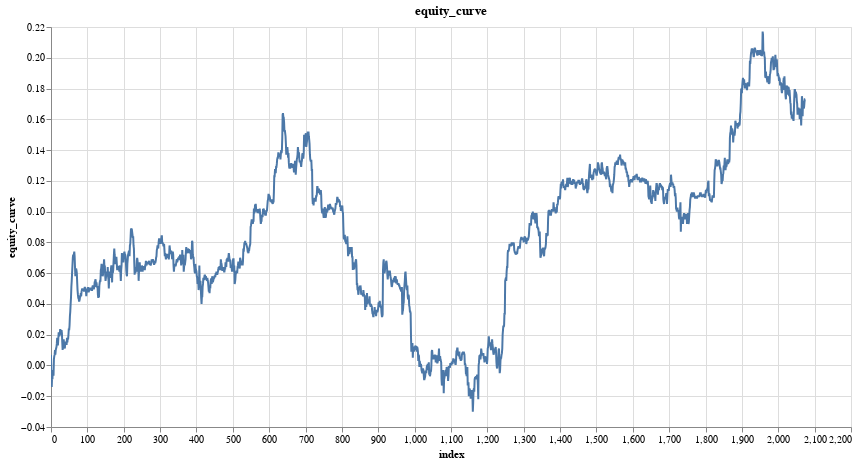

The notebook cell this image was saved under:
### Code cell
features = ['close_log_return_lag_2']
model = LinearModel(len(features))
model_trades = researches.learn_model_trades(ts, features, target, model, no_epochs=200, loss=nn.L1Loss())

researches.plot_column(model_trades, 'equity_curve')

### Figure 1 — Vega specification as saved in the notebook (floating-point values rounded to 4 significant figures; data arrays with more than 128 entries replaced by an {"elided": "..."} marker saying what was removed)
{"$schema": "https://vega.github.io/schema/vega/v5.json", "data": [{"name": "param_18_store"}, {"name": "source_0", "values": {"elided": "2075 records"}}, {"name": "source_0_x_domain_index", "values": [{"min": 0, "max": 2074}]}, {"name": "source_0_y_domain_equity_curve", "values": [{"min": -0.03, "max": 0.217}]}], "signals": [{"name": "unit", "value": {}, "on": [{"events": "pointermove", "update": "isTuple(group()) ? group() : unit"}]}, {"name": "param_18", "update": "vlSelectionResolve(\"param_18_store\", \"union\")"}, {"name": "param_18_index", "on": [{"events": [{"source": "view", "type": "dblclick"}], "update": "null"}, {"events": {"signal": "param_18_translate_delta"}, "update": "panLinear(param_18_translate_anchor.extent_x, -param_18_translate_delta.x / width)"}, {"events": {"signal": "param_18_zoom_delta"}, "update": "zoomLinear(domain(\"x\"), param_18_zoom_anchor.x, param_18_zoom_delta)"}]}, {"name": "param_18_equity_curve", "on": [{"events": [{"source": "view", "type": "dblclick"}], "update": "null"}, {"events": {"signal": "param_18_translate_delta"}, "update": "panLinear(param_18_translate_anchor.extent_y, param_18_translate_delta.y / height)"}, {"events": {"signal": "param_18_zoom_delta"}, "update": "zoomLinear(domain(\"y\"), param_18_zoom_anchor.y, param_18_zoom_delta)"}]}, {"name": "param_18_tuple", "on": [{"events": [{"signal": "param_18_index || param_18_equity_curve"}], "update": "param_18_index && param_18_equity_curve ? {unit: \"\", fields: param_18_tuple_fields, values: [param_18_index,param_18_equity_curve]} : null"}]}, {"name": "param_18_tuple_fields", "value": [{"field": "index", "channel": "x", "type": "R"}, {"field": "equity_curve", "channel": "y", "type": "R"}]}, {"name": "param_18_translate_anchor", "value": {}, "on": [{"events": [{"source": "scope", "type": "pointerdown"}], "update": "{x: x(unit), y: y(unit), extent_x: domain(\"x\"), extent_y: domain(\"y\")}"}]}, {"name": "param_18_translate_delta", "value": {}, "on": [{"events": [{"source": "window", "between": [{"source": "scope", "type": "pointerdown"}, {"source": "window", "type": "pointerup"}], "type": "pointermove", "consume": true}], "update": "{x: param_18_translate_anchor.x - x(unit), y: param_18_translate_anchor.y - y(unit)}"}]}, {"name": "param_18_zoom_anchor", "on": [{"events": [{"source": "scope", "type": "wheel", "consume": true}], "update": "{x: invert(\"x\", x(unit)), y: invert(\"y\", y(unit))}"}]}, {"name": "param_18_zoom_delta", "on": [{"events": [{"source": "scope", "consume": true, "type": "wheel"}], "update": "pow(1.001, event.deltaY * pow(16, event.deltaMode))", "force": true}]}, {"name": "param_18_modify", "on": [{"events": {"signal": "param_18_tuple"}, "update": "modify(\"param_18_store\", param_18_tuple, true)"}]}], "marks": [{"type": "line", "name": "marks", "from": {"data": "source_0"}, "sort": {"field": "x"}, "encode": {"update": {"stroke": {"value": "#4c78a8"}, "defined": {"signal": "isValid(datum[\"index\"]) && isFinite(+datum[\"index\"]) && isValid(datum[\"equity_curve\"]) && isFinite(+datum[\"equity_curve\"])"}, "x": {"field": "index", "scale": "x"}, "y": {"field": "equity_curve", "scale": "y"}, "tooltip": {"signal": "{\"index\": format(datum[\"index\"], \"\"), \"equity_curve\": format(datum[\"equity_curve\"], \"\")}"}}}, "style": ["line"], "interactive": true, "clip": true}], "scales": [{"name": "x", "type": "linear", "domain": [{"signal": "(data(\"source_0_x_domain_index\")[0] || {}).min"}, {"signal": "(data(\"source_0_x_domain_index\")[0] || {}).max"}], "range": [0, {"signal": "width"}], "zero": false, "nice": true, "domainRaw": {"signal": "param_18[\"index\"]"}}, {"name": "y", "type": "linear", "domain": [{"signal": "(data(\"source_0_y_domain_equity_curve\")[0] || {}).min"}, {"signal": "(data(\"source_0_y_domain_equity_curve\")[0] || {}).max"}], "range": [{"signal": "height"}, 0], "zero": true, "domainRaw": {"signal": "param_18[\"equity_curve\"]"}, "nice": true}], "axes": [{"scale": "x", "maxExtent": 0, "gridScale": "y", "grid": true, "zindex": 0, "orient": "bottom", "minExtent": 0, "domain": false, "ticks": false, "aria": false, "tickCount": {"signal": "ceil(width/40)"}, "labels": false}, {"scale": "y", "aria": false, "orient": "left", "domain": false, "zindex": 0, "labels": false, "minExtent": 0, "ticks": false, "tickCount": {"signal": "ceil(height/40)"}, "grid": true, "gridScale": "x", "maxExtent": 0}, {"scale": "x", "orient": "bottom", "labelFlush": true, "title": "index", "labelOverlap": true, "grid": false, "tickCount": {"signal": "ceil(width/40)"}, "zindex": 0}, {"scale": "y", "grid": false, "orient": "left", "title": "equity_curve", "labelOverlap": true, "tickCount": {"signal": "ceil(height/40)"}, "zindex": 0}], "title": {"text": "equity_curve", "frame": "group"}, "background": "white", "padding": 5, "style": "cell", "width": 800, "height": 400}
